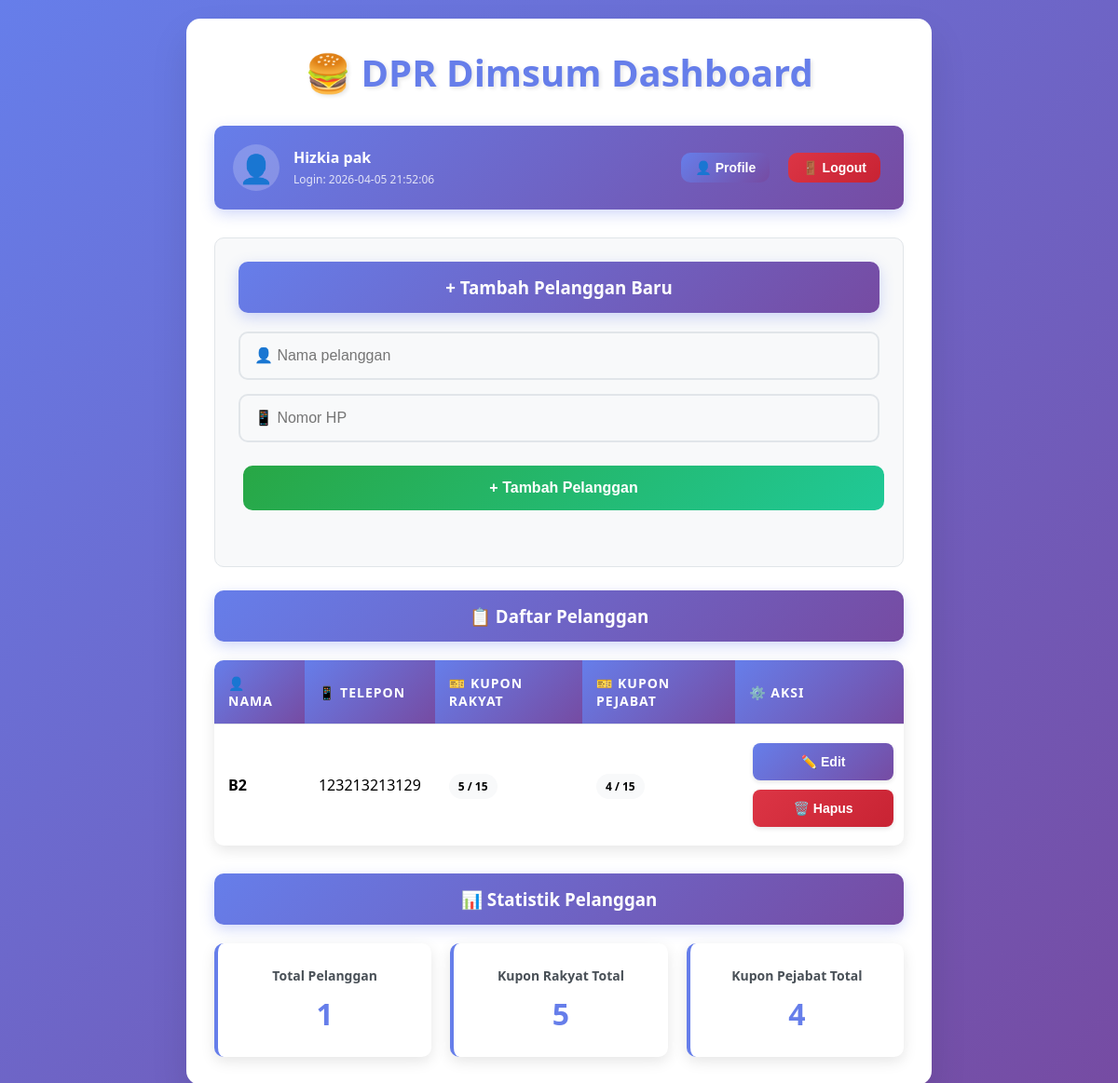
The app's page /dashboard (signed in), older data.
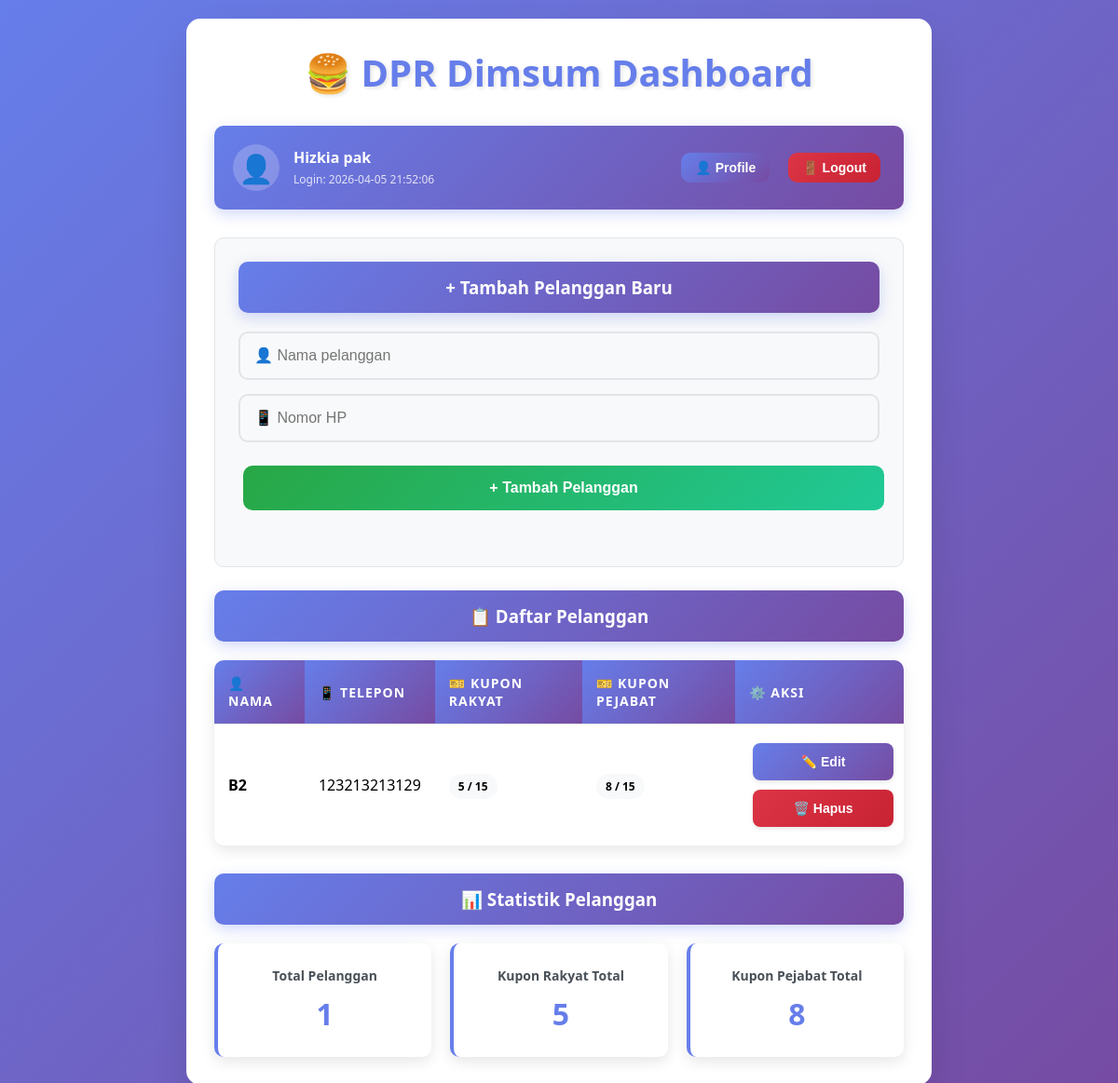
The same page, newer data.
### tables this page shows
CREATE TABLE customers(
        id INTEGER PRIMARY KEY AUTOINCREMENT,
        name TEXT,
        phone TEXT,
        rakyat INTEGER DEFAULT 0,
        pejabat INTEGER DEFAULT 0
    );

### app.py (the view)
@app.route("/dashboard")
def dashboard():
    if not is_logged_in():
        return redirect("/")
    db = get_db()
    customers = db.execute("SELECT * FROM customers ORDER BY name").fetchall()
    current_user = get_current_user()
    return render_template("dashboard.html", customers=customers, user=current_user)

### app.py (called while the page is built)
def get_db():
    conn = sqlite3.connect("database.db")
    conn.row_factory = sqlite3.Row
    return conn

def is_logged_in():
    return "login" in session and session.get("login", False)

def get_current_user():
    if is_logged_in():
        return {
            "username": session.get("username"),
            "full_name": session.get("full_name"),
            "last_login": session.get("last_login"),
        }
    return None

### templates/dashboard.html (shortened to what this page needs)
<!DOCTYPE html>
<html lang="id">
<head>
    <link rel="stylesheet" href="/static/style.css">
</head>
<body>
    <div class="container">
        <h1>🍔 DPR Dimsum Dashboard</h1>
        <div class="user-bar">
            <div class="user-info">
                <span class="user-avatar">👤</span>
                <div class="user-details">
                    <strong>{{user.full_name}}</strong>
                    <small>Login: {{user.last_login}}</small>
                </div>
            </div>
            <div class="user-actions">
                <a href="/profile" class="profile-btn">
                    <button>👤 Profile</button>
                </a>
                <a href="/logout" class="logout-btn">
                    <button class="delete-btn">🚪 Logout</button>
                </a>
            </div>
        </div>
        <div class="form-section">
            <h3><b>+</b> Tambah Pelanggan Baru</h3>
            <form action="/add_customer" method="post">
                <input type="text" name="name" placeholder="👤 Nama pelanggan" required>
                <input type="text" name="phone" placeholder="📱 Nomor HP" required>
                <button type="submit"><b>+</b> Tambah Pelanggan</button>
            </form>
        </div>
        <h3>📋 Daftar Pelanggan</h3>
        <table>
            <tr>
                <th>👤 Nama</th>
                <th>📱 Telepon</th>
                <th>🎫 Kupon Rakyat</th>
                <th>🎫 Kupon Pejabat</th>
                <th>⚙️ Aksi</th>
            </tr>
            {% for c in customers %}
            <tr>
                <td><strong>{{c.name}}</strong></td>
                <td>{{c.phone}}</td>
                <td>
                    <span class="coupon-badge {% if c.rakyat >= 15 %}coupon-complete{% endif %}">
                        {{c.rakyat}} / 15
                    </span>
                </td>
                <td>
                    <span class="coupon-badge {% if c.pejabat >= 15 %}coupon-complete{% endif %}">
                        {{c.pejabat}} / 15
                    </span>
                </td>
                <td>
                    <a href="/edit_customer/{{c.id}}">
                        <button>✏️ Edit</button>
                    </a>
                    <a href="/delete_customer/{{c.id}}"
                        onclick="return confirm('Apakah Anda yakin ingin menghapus {{c.name}}?')">
                        <button class="delete-btn">🗑️ Hapus</button>
                    </a>
                </td>
            </tr>
            {% endfor %}
        </table>
        <div class="stats-section">
            <h3>📊 Statistik Pelanggan</h3>
            <div class="stats-grid">
                <div class="stat-card">
                    <h4>Total Pelanggan</h4>
                    <span class="stat-number">{{customers|length}}</span>
                </div>
                <div class="stat-card">
                    <h4>Kupon Rakyat Total</h4>
                    <span class="stat-number">{{customers|sum(attribute='rakyat')}}</span>
                </div>
                <div class="stat-card">
                    <h4>Kupon Pejabat Total</h4>
                    <span class="stat-number">{{customers|sum(attribute='pejabat')}}</span>
                </div>
            </div>
        </div>
    </div>
</body>
</html>

Row changes from the older to the newer data that the page shows:
changed customers: pejabat "4" → "8"
Text that changed along with them:
{{ customers|sum(attribute='pejabat') }}: "4" → "8"
